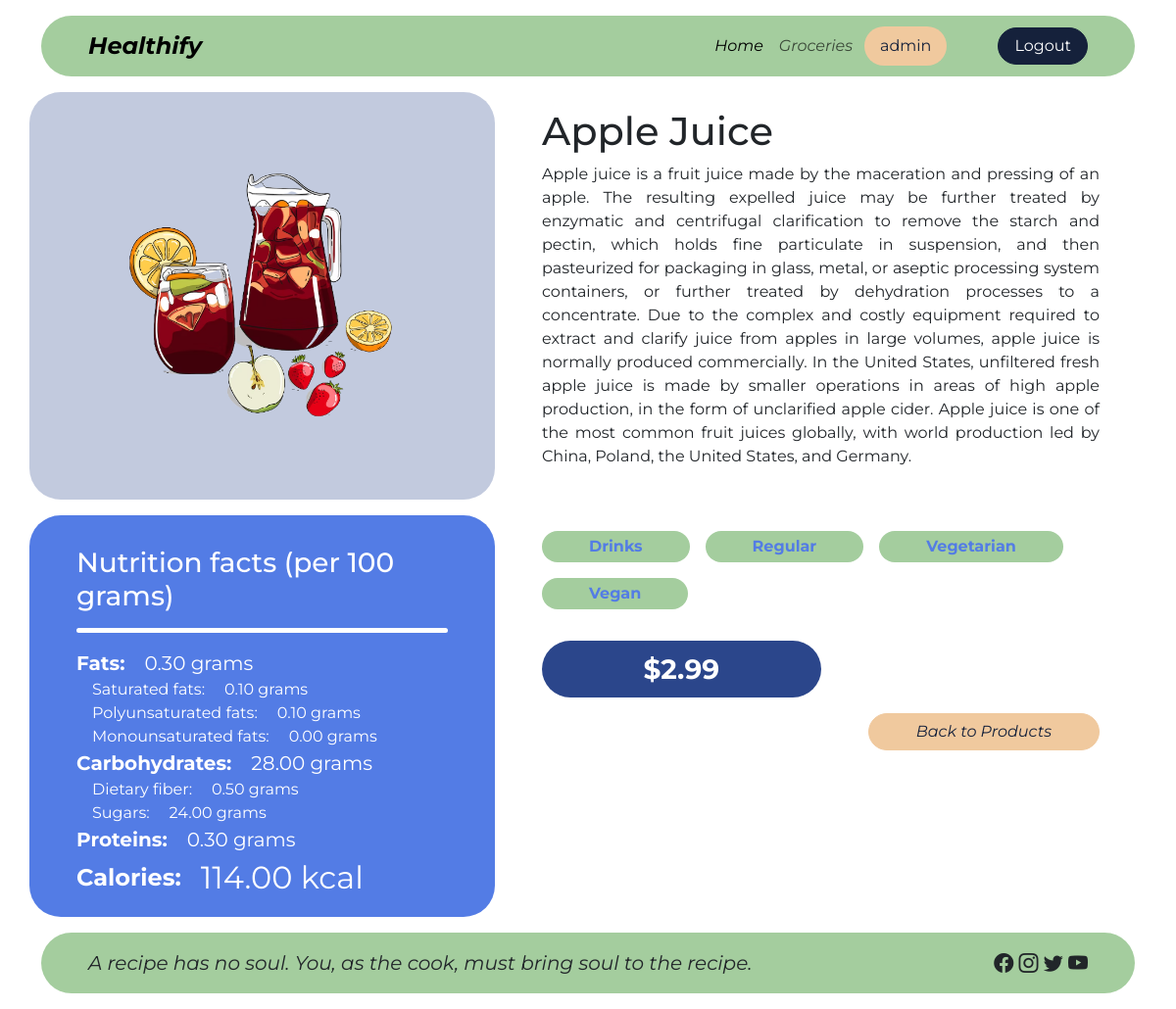
Page /groceries/24 (signed in) on the committed database.
### accounts/models.py (models this page shows, shortened)
class User(AbstractUser):
    class Role(models.TextChoices):
        ADMINISTRATOR = 'ADMINISTRATOR', 'Administrator'
        CONSUMER = 'CONSUMER', 'Consumer'
        SELLER = 'SELLER', 'Seller'
    base_role = Role.ADMINISTRATOR
    role = models.CharField(max_length=255, choices=Role.choices)

### groceries/models.py (models this page shows, shortened)
class Grocery(models.Model):
    name = models.CharField(max_length=255)
    description = models.TextField()
    categories = models.ManyToManyField(Category)
    diets = models.ManyToManyField(Diet)
    price = models.DecimalField(max_digits=6, decimal_places=2)
    quantity = models.IntegerField()
    image = models.ImageField(upload_to='images/')
    nutrition_facts_label = models.OneToOneField(NutritionFactsLabel, on_delete=models.CASCADE)
    creator = models.ForeignKey(Seller, on_delete=models.CASCADE)
    date_created = models.DateTimeField(auto_now_add=True)
    date_modified = models.DateTimeField(auto_now=True)
    class Meta:
        verbose_name_plural = 'groceries'

class NutritionFactsLabel(models.Model):
    fats = models.DecimalField(max_digits=6, decimal_places=2)
    saturated_fats = models.DecimalField(max_digits=6, decimal_places=2)
    polyunsaturated_fats = models.DecimalField(max_digits=6, decimal_places=2)
    monounsaturated_fats = models.DecimalField(max_digits=6, decimal_places=2)
    carbohydrates = models.DecimalField(max_digits=6, decimal_places=2)
    dietary_fiber = models.DecimalField(max_digits=6, decimal_places=2)
    sugars = models.DecimalField(max_digits=6, decimal_places=2)
    proteins = models.DecimalField(max_digits=6, decimal_places=2)
    calories = models.DecimalField(max_digits=6, decimal_places=2)

class Category(models.Model):
    name = models.CharField(max_length=255)
    class Meta:
        verbose_name_plural = 'categories'
    def __str__(self):
        return self.name

class Diet(models.Model):
    name = models.CharField(max_length=255)
    def __str__(self):
        return self.name

### accounts/decorators.py (the view)
        def wrapper_func(request, *args, **kwargs):
            if request.user.role not in roles:
                return redirect('accounts:unauthorized')
            return view_func(request, *args, **kwargs)

### groceries/views.py (called while the page is built)
@login_required(login_url='accounts:login')
@allowed_users(roles=(User.Role.CONSUMER, User.Role.SELLER, User.Role.ADMINISTRATOR,))
def grocery_details(request, grocery_id):
    grocery = Grocery.objects.filter(id=grocery_id).first()
    context = {'grocery': grocery}
    return render(request, 'groceries/grocery-details.html', context)

### templates/groceries/grocery-details.html (shortened to what this page needs)
{% extends 'base.html' %}
{% load static %}
{% block content %}
    <div class="container">
        <div class="row mb-3">
            <div class="col-5 bg-info rounded-5 px-5 py-3 d-flex justify-content-center align-items-center">
                <img src="{{ MEDIA_URL }}{{ grocery.image.url }}" class="img-fluid w-75" alt=""/>
            </div>
            <div class="col-7 px-5 py-3 d-flex flex-column justify-content-between">
                <h1>{{ grocery.name }}</h1>
                <p style="text-align: justify;">{{ grocery.description }}</p>
            </div>
        </div>
        <div class="row">
            <div class="col-5 rounded-5 px-5 py-3 nutrition-facts-label text-white"
                 style="background-color: rgba(83, 124, 229, 255); height: fit-content;">
                <h3 class="pt-3">Nutrition facts (per 100 grams)</h3>
                <hr class="border-5 border-white w-100 opacity-100 rounded-5 pb-0"/>
                <div class="d-flex align-items-center main-label">
                    <label class="form-label mb-0 me-3" for="id_fats"><strong>Fats:</strong></label>
                    <div class="ms-1">{{ grocery.nutrition_facts_label.fats }} grams</div>
                </div>
                <div class="ms-3">
                    <div class="d-flex align-items-center">
                        <label class="form-label mb-0 me-3" for="id_saturated_fats">Saturated fats:</label>
                        <div class="ms-1">{{ grocery.nutrition_facts_label.saturated_fats }} grams</div>
                    </div>
                    <div class="d-flex align-items-center">
                        <label class="form- mb-0 me-3" for="id_polyunsaturated_fats">Polyunsaturated fats:</label>
                        <div class="ms-1">{{ grocery.nutrition_facts_label.polyunsaturated_fats }} grams</div>
                    </div>
                    <div class="d-flex align-items-center">
                        <label class="form-label mb-0 me-3" for="id_monounsaturated_fats">Monounsaturated
                            fats:</label>
                        <div class="ms-1">{{ grocery.nutrition_facts_label.monounsaturated_fats }} grams</div>
                    </div>
                </div>
                <div class="d-flex align-items-center main-label">
                    <label class="form-label mb-0 me-3"
                           for="id_carbohydrates"><strong>Carbohydrates:</strong></label>
                    <div class="ms-1">{{ grocery.nutrition_facts_label.carbohydrates }} grams</div>
                </div>
                <div class="ms-3">
                    <div class="d-flex align-items-center">
                        <label class="form-label mb-0 me-3" for="id_dietary_fiber">Dietary fiber:</label>
                        <div class="ms-1">{{ grocery.nutrition_facts_label.dietary_fiber }} grams</div>
                    </div>
                    <div class="d-flex align-items-center">
                        <label class="form-label mb-0 me-3" for="id_sugars">Sugars:</label>
                        <div class="ms-1">{{ grocery.nutrition_facts_label.sugars }} grams</div>
                    </div>
                </div>
                <div class="d-flex align-items-center main-label">
                    <label class="form-label mb-0 me-3" for="id_proteins"><strong>Proteins:</strong></label>
                    <div class="ms-1">{{ grocery.nutrition_facts_label.proteins }} grams</div>
                </div>
                <div class="d-flex align-items-center">
                    <label class="form-label mb-0 me-3" for="id_calories"><strong
                            style="font-size: 24px;">Calories:</strong></label>
                    <div class="ms-1" style="font-size: 32px;">{{ grocery.nutrition_facts_label.calories }} kcal</div>
                </div>
            </div>
            <div class="col-7 px-5 py-3">
                <div class="row mb-3">
                    <div class="col d-flex justify-content-start flex-wrap">
                        {% for category in grocery.categories.all %}
                            <div class="bg-success rounded-5 px-5 py-1 mb-3 me-3">
                                <strong style="color: rgba(83, 124, 229, 255);">{{ category }}</strong>
                            </div>
                        {% endfor %}
                        {% for diet in grocery.diets.all %}
                            <div class="bg-success rounded-5 px-5 py-1 mb-3 me-3">
                                <strong style="color: rgba(83, 124, 229, 255);">{{ diet }}</strong>
                            </div>
                        {% endfor %}
                    </div>
                </div>
                <div class="row mb-3">
                    <div class="col d-flex">
                        <div class="rounded-5 px-5 py-2 w-50 text-center"
                             style="background-color: rgba(43, 70, 139, 255);">
                            <strong style="font-size: 28px;" class="text-white">${{ grocery.price }}</strong>
                        </div>
                    </div>
                </div>
                <div class="row mb-3">
                    <div class="col d-flex justify-content-end">
                        <a href="{% url 'groceries:groceries' %}"
                           class="btn btn-secondary text-primary rounded-5 px-5 ms-3"
                           style="font-style: italic">Back to Products</a>
                    </div>
                </div>
            </div>
        </div>
    </div>
{% endblock %}

### templates/base.html (shortened to what this page needs)
{% load static %}
<!DOCTYPE html>
<html lang="en">
<head>
    <link href="{% static 'assets/scss/custom.css' %}" rel="stylesheet">
    <link href="{% static 'assets/css/style.css' %}" rel="stylesheet">
    <link rel="stylesheet" href="https://cdn.jsdelivr.net/npm/bootstrap-icons@1.10.5/font/bootstrap-icons.css">
</head>
<body>
<div id="main-wrapper">
    <header>
        <div class="container">
            <nav class="header navbar navbar-expand-lg bg-body-tertiary px-5 my-3 rounded-5">
                <a class="navbar-brand" href="{% url 'groceries:home' %}">Healthify</a>
                <div class="collapse navbar-collapse" id="navbarSupportedContent">
                    <ul class="navbar-nav d-flex align-items-center ms-auto mb-2 mb-lg-0">
                        <li class="nav-item">
                            <a class="nav-link active" aria-current="page" href="{% url 'groceries:home' %}">Home</a>
                        </li>
                        <li class="nav-item">
                            <a class="nav-link" href="{% url 'groceries:groceries' %}">Groceries</a>
                        </li>
                        {% if user.is_authenticated %}
                            <li>
                                <div class="bg-secondary text-primary rounded-5 px-3 py-2 mx-1">
                                    {{ user.username }}
                                </div>
                            </li>
                            <li>
                                <a href="{% url 'accounts:logout' %}"
                                   class="btn btn-primary text-white rounded-5 px-3 ms-5">
                                    Logout
                                </a>
                            </li>
                        {% endif %}
                    </ul>
                </div>
            </nav>
        </div>
    </header>
    <main>
        {% block content %}
        {% endblock %}
    </main>
    <footer>
        <div class="container">
            <div class="footer px-5 my-3 rounded-5 d-flex justify-content-between">
                <p class="message py-3 mb-0">A recipe has no soul. You, as the cook, must bring soul to the recipe.</p>
                <p class="icons py-3 mb-0">
                    <i class="bi bi-facebook"></i>
                    <i class="bi bi-instagram"></i>
                    <i class="bi bi-twitter"></i>
                    <i class="bi bi-youtube"></i>
                </p>
            </div>
        </div>
    </footer>
</div>
</body>
</html>

### Healthify/static/assets/css/style.css (style rules this page uses)
html, body { font-family: Montserrat, sans-serif !important; height: 100%; margin: 0; padding: 0; }
#main-wrapper { display: flex; flex-direction: column; min-height: 100%; }
main { flex: 1; display: flex; }
.navbar-brand { font-size: 24px; font-style: italic; font-weight: bold; }
.header, .footer { background-color: rgba(164, 205, 158, 255) !important; }
.nav-link { font-style: italic; }
.message { font-size: 20px; font-style: italic; }
.icons { font-size: 20px; }
label > strong { font-size: 20px; }
.nutrition-facts-label label { white-space: nowrap; }
.nutrition-facts-label > .main-label > div { font-size: 20px; }
a.nav-link { padding-top: 0 !important; padding-bottom: 0 !important; }

### rows in the picture
User: username "admin"
Grocery: image (picture), name "Apple Juice", description "Apple juice is a fruit juice made by the maceration and pressing of an apple. The resulting expelled juice may be further treated by enzymatic and centrifugal clarification to remove the starch and pectin, which holds fine particulate in suspension, and then pasteurized for packaging in glass, metal, or aseptic processing system containers, or further treated by dehydration processes to a concentrate. Due to the complex and costly equipment required to extract and clarify juice from apples in large volumes, apple juice is normally produced commercially. In the United States, unfiltered fresh apple juice is made by smaller operations in areas of high apple production, in the form of…", nutrition_facts_label.fats "0.30", nutrition_facts_label.saturated_fats "0.10", nutrition_facts_label.polyunsaturated_fats "0.10", nutrition_facts_label.monounsaturated_fats "0.00", nutrition_facts_label.carbohydrates "28.00", nutrition_facts_label.dietary_fiber "0.50", nutrition_facts_label.sugars "24.00", nutrition_facts_label.proteins "0.30", nutrition_facts_label.calories "114.00", price "2.99"
Category: name "Drinks"
Diet: name "Regular"
Diet: name "Vegetarian"
Diet: name "Vegan"
